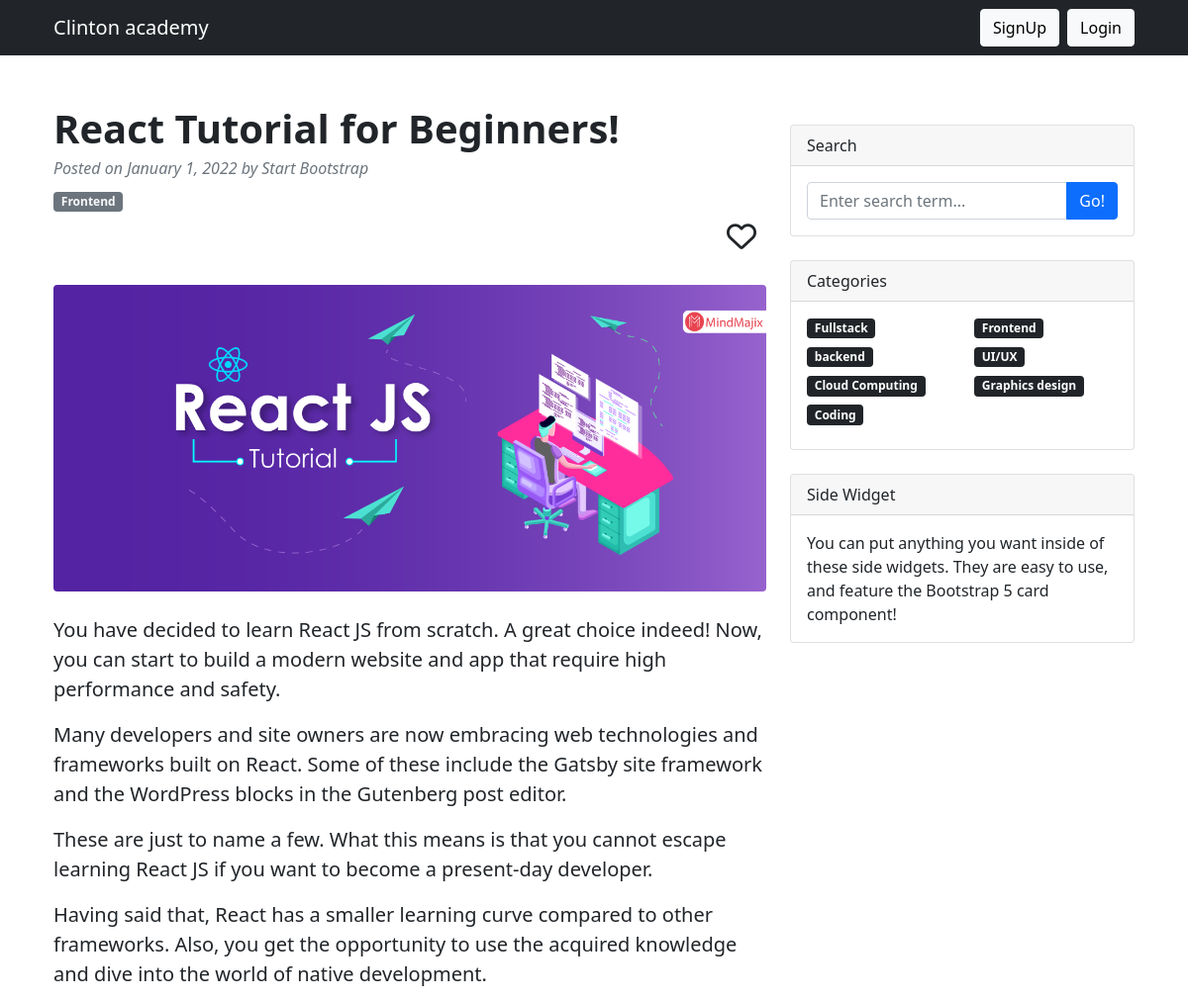
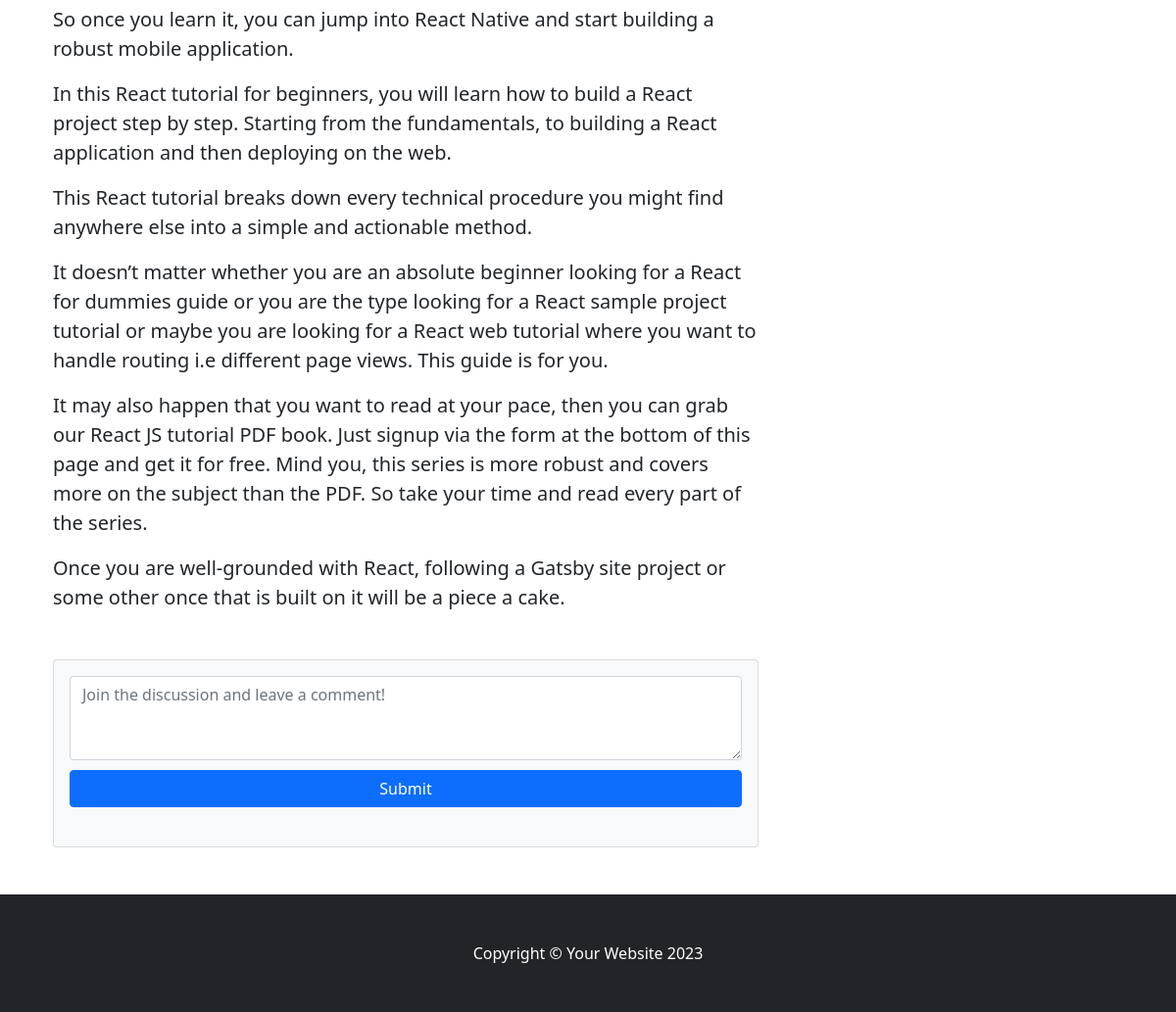
/article/react-tutorial-for-beginners, run on the app's committed database (2 pictures, top to bottom).
### blogapp/models.py (models this page shows, shortened)
class Blog(models.Model):
    class Status(models.TextChoices):
        DRAFT = 'DR', 'Draft',
        PUBLISHED = 'PB', 'Published'
    title = models.CharField(max_length=50)
    slug = models.SlugField(unique=True)
    body = models.TextField()
    publish = models.DateField(default=timezone.now)
    image = models.ImageField(upload_to="img", blank=True, null=True)
    created = models.DateTimeField(auto_now_add=True)
    updated = models.DateTimeField(auto_now=True)
    status = models.CharField(max_length=2, choices = Status.choices, default=Status.DRAFT)
    author = models.ForeignKey(User, on_delete=models.SET_NULL, null = True, related_name="author_blog")
    likes = models.ManyToManyField(User)
    category = models.ManyToManyField("Category")

class Category(models.Model):
    name = models.CharField(max_length=25)
    def __str__(self):
        return self.name

### blogapp/views.py (the view)
# urls.py: path("article/<slug:slug>", views.detail, name="detail"),
def detail(request, slug):
    blog = get_object_or_404(Blog, slug=slug)
    comments = Comment.objects.filter(blog=blog)
    user = request.user
    msg = None
    if blog.likes.filter(id=user.id).exists():
        msg = "yes"
    else:
        msg = None
    context = {"blog": blog, "msg": msg, "comments": comments}
    return render(request, "blogapp/detail.html", context)

### blogapp/custom_context_processor.py (called while the page is built)
def all_category(request):
    return {
      "categories" : Category.objects.all()
    }

### blogapp/templates/blogapp/detail.html (shortened to what this page needs)
{% extends 'base.html' %}
{% block content %}
<div class="col-lg-8" style="margin-top: 50px">
    <article>
        <header class="mb-4">
            <h1 class="fw-bolder mb-1">{{blog.title}}!</h1>
            <div class="text-muted fst-italic mb-2">Posted on January 1, 2022 by Start Bootstrap</div>
            {% for cat in blog.category.all %}
            <a class="badge bg-secondary text-decoration-none link-light" href="#!">{{cat}}</a>
            {% endfor %}
            <div class="like_container">
                {% if msg %}
                <i class="fa-solid fa-heart" id="like-btn"></i>
                {% else %}
                <i class="fa-regular fa-heart" id="like-btn"></i>
                {% endif %}
            </div>
        </header>
        <figure class="mb-4"><img class="img-fluid rounded" src="{{blog.image.url}}" alt="..." /></figure>
        <section class="mb-5">
            <p class="fs-5 mb-4">{{blog.body | linebreaks }}</p>
        </section>
    </article>
    <section class="mb-5">
        <div class="card bg-light">
            <div class="card-body" id = "commentContainer">
                <form class="mb-4" id="commentForm" method="POST">
                    <textarea  id="commentBox" class="form-control" rows="3" placeholder="Join the discussion and leave a comment!" required></textarea>
                    <button type = "submit" class = "btn btn-primary" style="width: 100%; margin-top: 10px">Submit</button>
                </form>
            </div>
        </div>
    </section>
</div>
{% endblock content %}

### templates/base.html (shortened to what this page needs)
<!DOCTYPE html>
{% load static %}
<html lang="en">
    <head>
        <link href="https://cdn.jsdelivr.net/npm/bootstrap@5.2.3/dist/css/bootstrap.min.css" rel="stylesheet">
    </head>
        <link href="{% static 'css/styles.css' %}" rel="stylesheet"/>
        <link href="{% static 'fontawesomefree/css/fontawesome.css' %}" rel="stylesheet" type="text/css">
        <link href="{% static 'fontawesomefree/css/brands.css' %}" rel="stylesheet" type="text/css">
        <link href="{% static 'fontawesomefree/css/solid.css' %}" rel="stylesheet" type="text/css">
        <link href="{% static 'fontawesomefree/css/regular.css' %}" rel="stylesheet" type="text/css">
    </head>
    <body>
        <nav class="navbar navbar-expand-lg navbar-dark bg-dark">
            <div class="container">
                <a class="navbar-brand" href="{% url 'index' %}">Clinton academy</a>
                <div class="collapse navbar-collapse" id="navbarSupportedContent">
                    <ul class="navbar-nav ms-auto mb-2 mb-lg-0">
                        <button type="button" class="btn btn-light me-2">SignUp</button>
                        <button type="button" class="btn btn-light">Login</button>
                    </ul>
                </div>
            </div>
        </nav>
        <div class="container">
            <div class="row">
                {% block content %}{% endblock content %}
                <div class="col-lg-4" style="margin-top: 70px">
                    <div class="card mb-4">
                        <div class="card-header">Search</div>
                        <div class="card-body">
                            <form action="" method="GET">
                                <div class="input-group">
                                    <input class="form-control" name="keyword" type="text" value="{{search_query}}" placeholder="Enter search term..." aria-label="Enter search term..." aria-describedby="button-search" />
                                    <button class="btn btn-primary" id="button-search">Go!</button>
                                </div>
                            </form>
                        </div>
                    </div>
                    <div class="card mb-4">
                        <div class="card-header">Categories</div>
                        <div class="card-body">
                            <div class="row">
                                {% for category in categories %}
                                <div class="col-sm-6">
                                    <h6><span class="badge text-bg-dark">{{category}}</span></h6>
                                </div>
                                {% endfor %}
                            </div>
                        </div>
                    </div>
                    <div class="card mb-4">
                        <div class="card-header">Side Widget</div>
                        <div class="card-body">You can put anything you want inside of these side widgets. They are easy to use, and feature the Bootstrap 5 card component!</div>
                    </div>
                </div>
            </div>
        </div>
        <footer class="py-5 bg-dark">
            <div class="container"><p class="m-0 text-center text-white">Copyright &copy; Your Website 2023</p></div>
        </footer>
    </body>
</html>

### blogapp/templates/blogapp/detail.html (style rules this page uses)
i { font-size: 30px; cursor: pointer; background-color: none; color: none !important; }
.like_container { width: auto; height: auto; padding: 10px 10px 10px 10px; display: flex; align-items: flex-end; justify-content: center; flex-direction: column }
.mb-5 p { font-size: 20px; }

### data on the page
Blog: title "React Tutorial for Beginners", image (picture), body "You have decided to learn React JS from scratch. A great choice indeed! Now, you can start to build a modern website and app that require high performance and safety. Many developers and site owners are now embracing web technologies and frameworks built on React. Some of these include the Gatsby site framework and the WordPress blocks in the Gutenberg post editor. These are just to name a few. What this means is that you cannot escape learning React JS if you want to become a present-day developer. Having said that, React has a smaller learning curve compared to other frameworks. Also, you get the opportunity to use the acquired knowledge and dive into the world of native development. So…"
Category: name "Frontend"
Category: name "Fullstack"
Category: name "backend"
Category: name "UI/UX"
Category: name "Cloud Computing"
Category: name "Graphics design"
Category: name "Coding"
